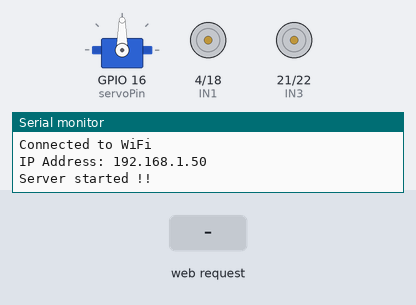
Simulated run of this sketch. Board: ESP32. On the bench: servo, motor-driver pin pairs drawn as motors (green arrow = first pin HIGH = forward, orange = second pin HIGH = backward, longer = more drive, scaled by the enable pin), the last lines printed to the serial monitor. Inputs (shaded band) come from the test bench. WiFi joins after 1.5 s; servers stay silent unless stated.

Above: at 3.2 s.
3.3 s: HTTP request GET /forward received
At 4.5 s:
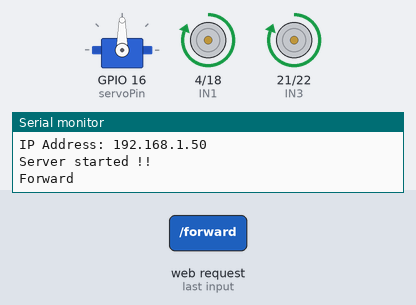
4.8 s: HTTP request GET /left received
At 5.9 s:
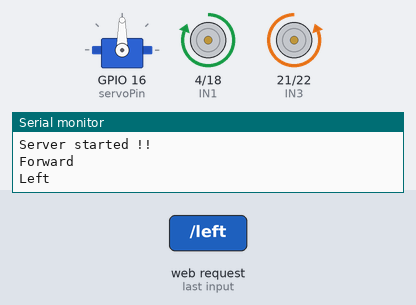
6.3 s: HTTP request GET /right received
At 7.0 s:
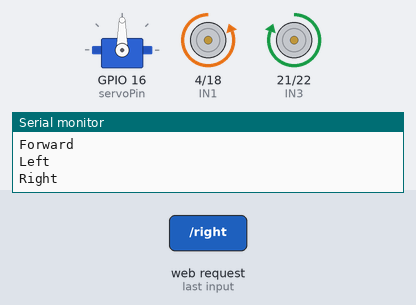
7.8 s: HTTP request GET /back received
At 8.2 s:
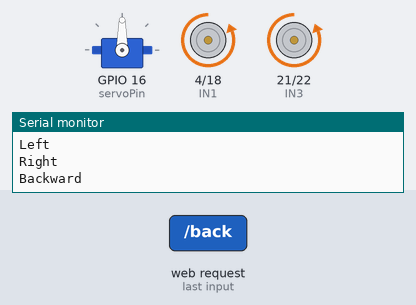
9.3 s: HTTP request GET /stop received
At 10.6 s:
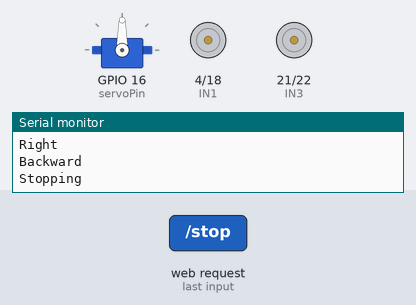
Timing chart, 0 to 11.8 s (numbered marks = the images above; inputs shaded):
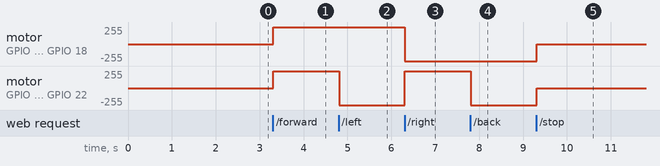

Measured:
- after the input at 3.3 s, motor on GPIO 4 (IN1) / GPIO 18 (IN2), motor on GPIO 21 (IN3) / GPIO 22 (IN4): stopped → forward 255/255 at once
- after the input at 4.8 s, motor on GPIO 21 (IN3) / GPIO 22 (IN4): forward 255/255 → backward 255/255 at once
- after the input at 6.3 s, motor on GPIO 4 (IN1) / GPIO 18 (IN2): forward 255/255 → backward 255/255 at once; motor on GPIO 21 (IN3) / GPIO 22 (IN4): backward 255/255 → forward 255/255 at once
- after the input at 7.8 s, motor on GPIO 21 (IN3) / GPIO 22 (IN4): forward 255/255 → backward 255/255 at once
- after the input at 9.3 s, motor on GPIO 4 (IN1) / GPIO 18 (IN2), motor on GPIO 21 (IN3) / GPIO 22 (IN4): backward 255/255 → stopped at once

The sketch:

final_gesture.ino
```cpp
#include <WiFi.h>
#include <ESP32Servo.h>
#include <ESPAsyncWebServer.h>

/*---Pin Definitions---*/

#define IN1 4
#define IN2 18
#define enA 19

#define IN3 21
#define IN4 22
#define enB 23

#define servoPin 16
#define MotSpeed 255

short unsigned int control;
bool ispick = true;

const char* ssid = "Galaxy A15 5G 880E";  //Your Wifi name
const char* password = "12345678";  //Wifi password

Servo myservo;
AsyncWebServer server(80);

//function declarations
void forward();
void backward();
void left();
void right();
void stopBot();
void pick();
void keep();


void setup() {
  // put your setup code here, to run once:
  pinMode(IN1, OUTPUT);
  pinMode(IN2, OUTPUT);
  pinMode(IN3, OUTPUT);
  pinMode(IN4, OUTPUT);
  pinMode(enA, OUTPUT);
  pinMode(enB, OUTPUT);
  myservo.attach(servoPin);
  control = 0;
  Serial.begin(115200);

  digitalWrite(IN1, LOW);
  digitalWrite(IN2, LOW);
  digitalWrite(IN3, LOW);
  digitalWrite(IN4, LOW);
  /*Code to establish connection to wifi*/
  Serial.println("Connecting to WiFi...");
  WiFi.begin(ssid, password);

  int attempts = 0;
  while (WiFi.status() != WL_CONNECTED && attempts < 20) {  // Try for 20 seconds
    delay(1000);
    Serial.print(".");
    attempts++;
  }

  //Code after wifi is connected
  if(WiFi.status() == WL_CONNECTED)
  {
    Serial.println("\nConnected to WiFi");
    Serial.print("IP Address: ");
    Serial.println(WiFi.localIP());

    //here we are defining the requests that make changes to control variable
    server.on("/forward", HTTP_GET, [](AsyncWebServerRequest *request){
      Serial.println("Forward");
      control = 1;
      request->send(200, "text/plain", "Moving forward");
    });
    server.on("/left", HTTP_GET, [](AsyncWebServerRequest *request){
      Serial.println("Left");
      control = 2;
      request->send(200, "text/plain", "Moving left");
    });
    server.on("/right", HTTP_GET, [](AsyncWebServerRequest *request){
      Serial.println("Right");
      control = 3;
      request->send(200, "text/plain", "Moving right");
    });
    server.on("/back", HTTP_GET, [](AsyncWebServerRequest *request){
      Serial.println("Backward");
      control = 4;
      request->send(200, "text/plain", "Moving backward");
    });
    server.on("/stop", HTTP_GET, [](AsyncWebServerRequest *request){
      Serial.println("Stopping");
      control = 5;
      request->send(200, "text/plain", "Stopping");
    });
    server.on("/pinch", HTTP_GET, [](AsyncWebServerRequest *request){
      if(ispick == true){
        ispick = false;
        control = 6;
        Serial.println("picked!");
        request->send(200, "text/plain", "Picked");
      }
      else{
        ispick = true;
        control = 7;
        Serial.println("kept!");
        request->send(200, "text/plain", "Kept");
      }
    });
    server.begin();
    Serial.println("Server started !!");
  }
  else
  {
    Serial.println("\nFailed to connect to WiFi");
  }
}

void loop() {
  // put your main code here, to run repeatedly:

  switch (control) {
    case 1: forward(); delay(50); break;
    case 2: left(); delay(50); break;
    case 3: right(); delay(50); break;
    case 4: backward(); delay(50); break;
    case 5: stopBot(); delay(50); break;
    case 6: pick(); delay(50); break;
    case 7: keep(); delay(50); break;

    case 0://idle case
    default: break;
  }
delay(10);
}


void forward() {
  //Serial.println("Forward in loop");
  digitalWrite(IN1, HIGH);
  digitalWrite(IN2, LOW);
  digitalWrite(IN3, HIGH);
  digitalWrite(IN4, LOW);
  analogWrite(enA, MotSpeed);
  analogWrite(enB, MotSpeed);
}

void backward() {
  //Serial.println("Backward in loop");
  digitalWrite(IN1, LOW);
  digitalWrite(IN2, HIGH);
  digitalWrite(IN3, LOW);
  digitalWrite(IN4, HIGH);
  analogWrite(enA, MotSpeed);
  analogWrite(enB, MotSpeed);
}

void right() {
  //Serial.println("Right in loop" );
  digitalWrite(IN1, LOW);
  digitalWrite(IN2, HIGH);
  digitalWrite(IN3, HIGH);
  digitalWrite(IN4, LOW);
  analogWrite(enA, MotSpeed);
  analogWrite(enB, MotSpeed);
}

void left() {
  //Serial.println("Left in loop");
  digitalWrite(IN1, HIGH);
  digitalWrite(IN2, LOW);
  digitalWrite(IN3, LOW);
  digitalWrite(IN4, HIGH);
  analogWrite(enA, MotSpeed);
  analogWrite(enB, MotSpeed);
}

void stopBot() {
  //Serial.println("Stop in loop");
  digitalWrite(IN1, LOW);
  digitalWrite(IN2, LOW);
  digitalWrite(IN3, LOW);
  digitalWrite(IN4, LOW);
}

void pick(){
  myservo.write(90);
    delay(1000);
    control = 0;
}

void keep(){
  myservo.write(-90);
    delay(1000);
    control = 0;
}
```
